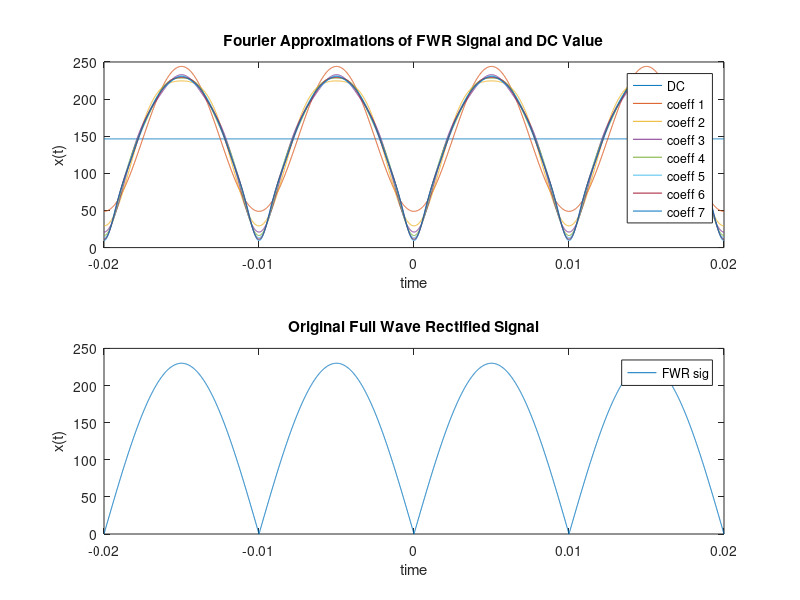

This figure's MATLAB source:
clear all;
clc;

f=50*2;     %frequency doubles for full rectified wave
vp = 230;       %peak amplitude stays the same
wo = 2*pi*f;
t = -2/f:0.001/f:2/f;
x = (2*vp/pi).*ones(size(t));
subplot(2,1,1);
plot(t,x);
hold on

for n=1:7
    A = (-4.*vp)./(pi.*(4.*(n.^2)-1));
    x = x + A.*cos(n.*wo.*t);
    subplot(2,1,1);
    plot(t,x);
    hold on;
end
hold off;
xlabel('time');
ylabel('x(t)');
legend('DC','coeff 1','coeff 2','coeff 3','coeff 4','coeff 5','coeff 6','coeff 7');
title('Fourier Approximations of FWR Signal and DC Value')


%original full wave rectified signal
hold off;
y = abs(230*sin((wo/2)*t));     %original equation
subplot(2,1,2);
plot(t,y);
xlabel('time');
ylabel('x(t)');
legend('FWR sig');
title('Original Full Wave Rectified Signal');